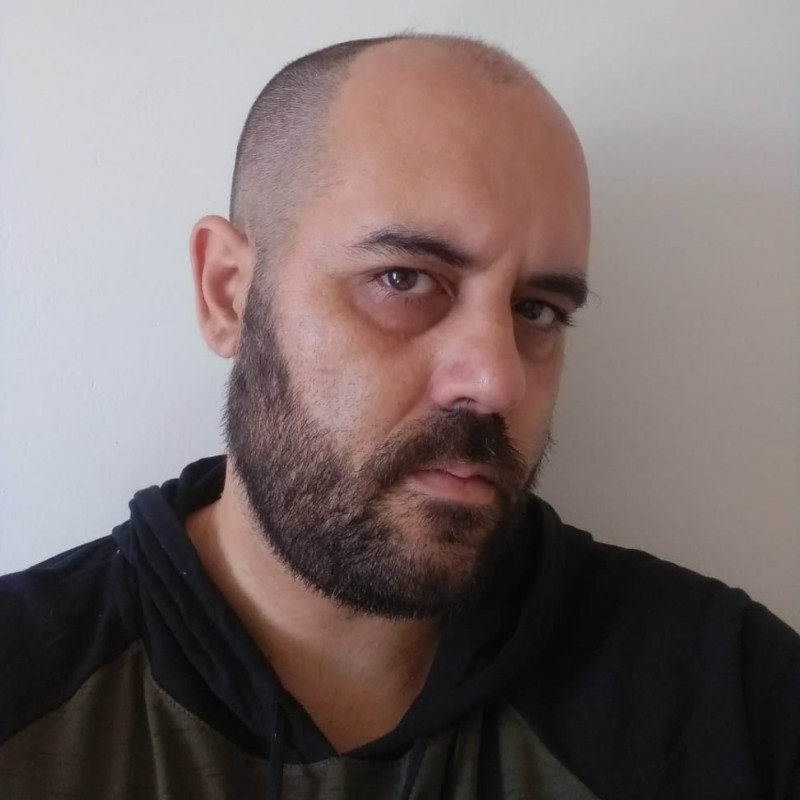
#> input picture Python/images/Gustavo_Vieira.jpeg, 800 x 800 px
$ python img_to_cartoon.py
#> lines starting #> are read from the running program, lines starting #| are printed output that depends on the picture; after the words box and inside, x2 and y2 are one past the last pixel; in counts of white or black regions, pixels touching at a corner belong together
import cv2

img = cv2.imread("images/Gustavo_Vieira.jpeg")
#> img is the input picture: shape (800, 800, 3); mean B, G, R 108.9, 110.3, 122.8

gray = cv2.cvtColor(img, cv2.COLOR_BGR2GRAY)
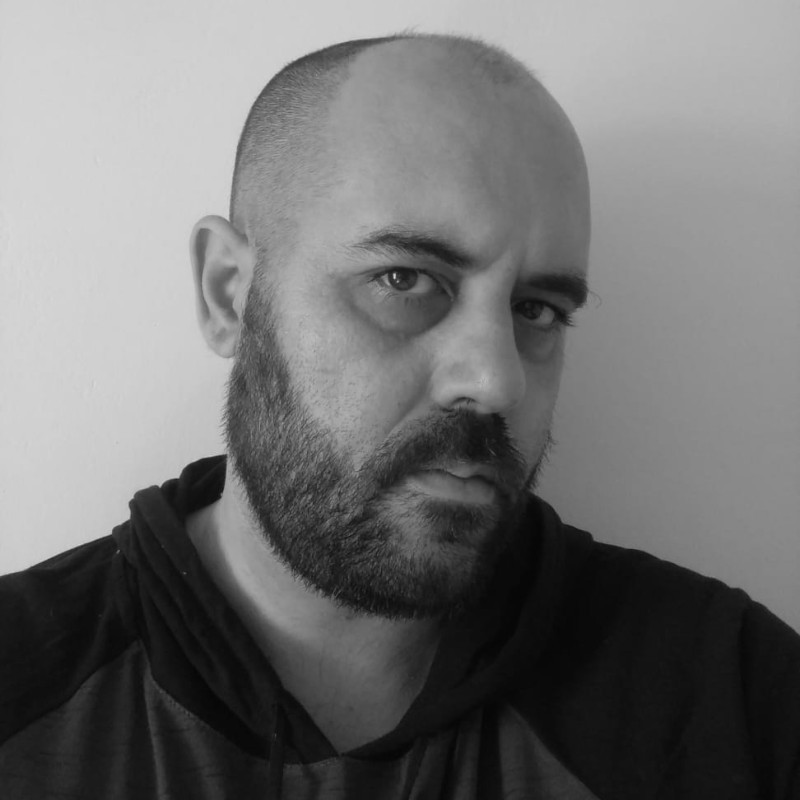
#> gray: shape (800, 800); min 5, max 216, mean 113.9
gray = cv2.medianBlur(gray, 5)
edges = cv2.adaptiveThreshold(
    gray, 255, cv2.ADAPTIVE_THRESH_MEAN_C, cv2.THRESH_BINARY, 9, 9
)
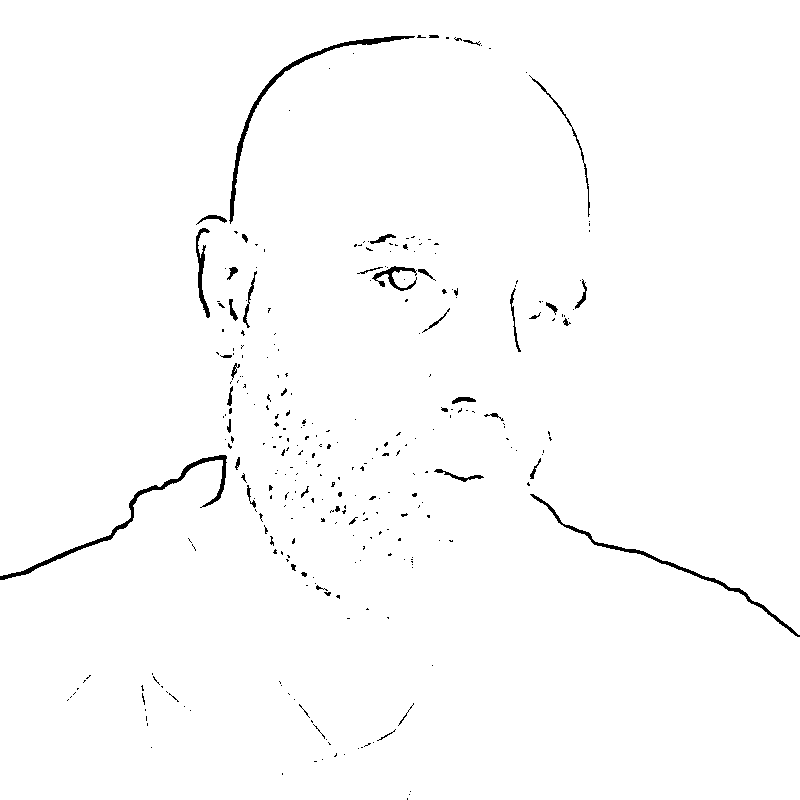
#> edges: shape (800, 800); 98.7% white; 303 black regions (256 under 20 px), largest, box (x1, y1, x2, y2) and area: (0, 455, 227, 580) 1341, (229, 36, 415, 224) 1264, (530, 494, 800, 637) 1042

color = cv2.bilateralFilter(img, 9, 250, 250)
cartoon = cv2.bitwise_and(color, color, mask=edges)

cv2.imshow("Image", img)
cv2.imshow("Cartoon", cartoon)
cv2.waitKey(0)
cv2.destroyAllWindows()
